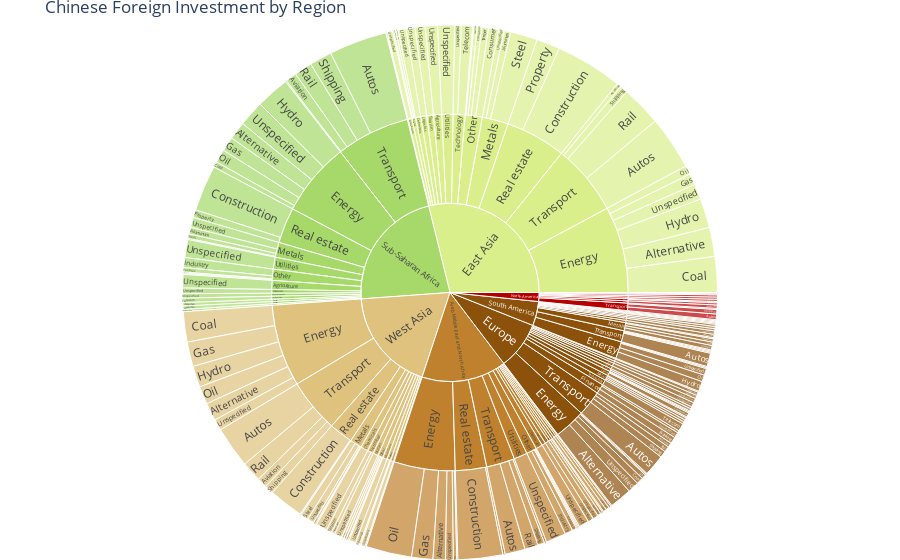

Notebook code cell kept with this figure:
### Code cell
burst = px.sunburst(bri, path=['Region','Sector','Subsector'], values='Investment_Count', color = 'Region',
                  title='Chinese Foreign Investment by Region', color_discrete_map={'Sub-Saharan Africa':'#a6d96a','East Asia':'#d9ef8b','West Asia':'#dfc27d',
                                                                                  'Arab Middle East and North Africa':'#bf812d', 'South America':'#8c510a',
                                                                                  'Europe':'#8c510a', 'North America':'#b30000', 'Australia':'#d7301f'})
burst.update_traces(insidetextorientation='radial')
burst.update_layout(
    grid= dict(columns=4, rows=5),
    margin = dict(t=25, l=0, r=0, b=0)
)
burst.show()
#Crosstab.sum
burst.write_html("4SunburstChart.html")

### Figure 1 — Plotly figure (JSON) as saved in the notebook; plotly's stock layout.template omitted (floating-point values rounded to 4 significant figures; data arrays with more than 128 entries replaced by an {"elided": "..."} marker saying what was removed)
{"data": [{"branchvalues": "total", "customdata": {"elided": "271x1 str values"}, "domain": {"x": [0, 1], "y": [0, 1]}, "hovertemplate": "labels=%{label}<br>Investment_Count=%{value}<br>parent=%{parent}<br>id=%{id}<br>Region=%{customdata[0]}<extra></extra>", "ids": {"elided": "271 str values"}, "insidetextorientation": "radial", "labels": {"elided": "271 str values"}, "marker": {"colors": {"elided": "271 str values"}}, "name": "", "parents": {"elided": "271 str values"}, "type": "sunburst", "values": {"elided": "271 int values"}}], "layout": {"autosize": true, "grid": {"columns": 4, "rows": 5}, "legend": {"tracegroupgap": 0}, "margin": {"b": 0, "l": 0, "r": 0, "t": 25}, "title": {"text": "Chinese Foreign Investment by Region"}}}
